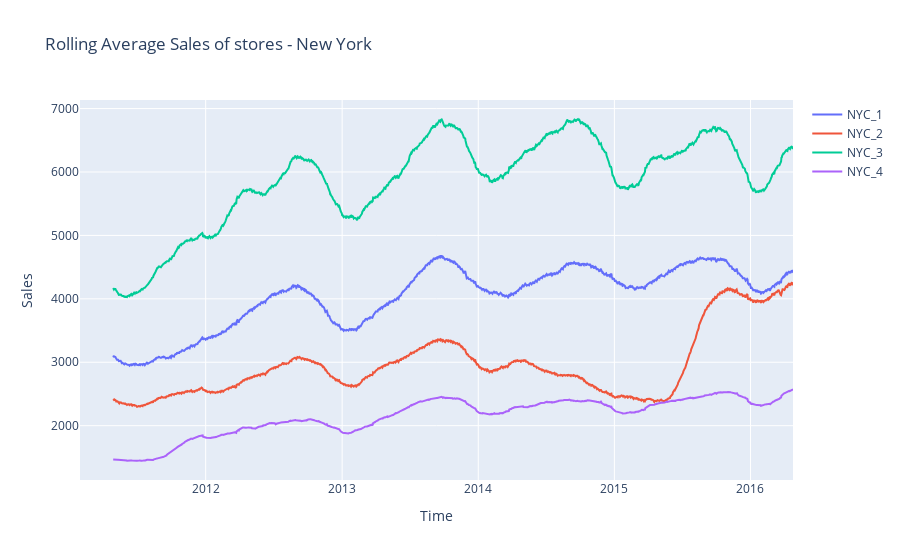

The notebook cell this image was saved under:
### Markdown cell above
### Média Movel de Vendas por Loja - New York

### Code cell
cols = [i for i in sales['store_code'].unique() if i.startswith('NYC_')]

fig = go.Figure()
for s in cols:
    store_items = [c for c in past_sales.columns if s in c]
    data = past_sales[store_items].sum(axis=1).rolling(90).mean()
    fig.add_trace(go.Scatter(x=dates, y=data, name=s))
    
fig.update_layout(yaxis_title="Sales", xaxis_title="Time", title="Rolling Average Sales of stores - New York")

### Figure 1 — Plotly figure (JSON) as saved in the notebook; plotly's stock layout.template omitted (floating-point values rounded to 4 significant figures; data arrays with more than 128 entries replaced by an {"elided": "..."} marker saying what was removed)
{"data": [{"name": "NYC_1", "type": "scatter", "x": {"elided": "1913 str values"}, "y": {"elided": "1913 float values"}}, {"name": "NYC_2", "type": "scatter", "x": {"elided": "1913 str values"}, "y": {"elided": "1913 float values"}}, {"name": "NYC_3", "type": "scatter", "x": {"elided": "1913 str values"}, "y": {"elided": "1913 float values"}}, {"name": "NYC_4", "type": "scatter", "x": {"elided": "1913 str values"}, "y": {"elided": "1913 float values"}}], "layout": {"title": {"text": "Rolling Average Sales of stores - New York"}, "xaxis": {"title": {"text": "Time"}}, "yaxis": {"title": {"text": "Sales"}}}}
